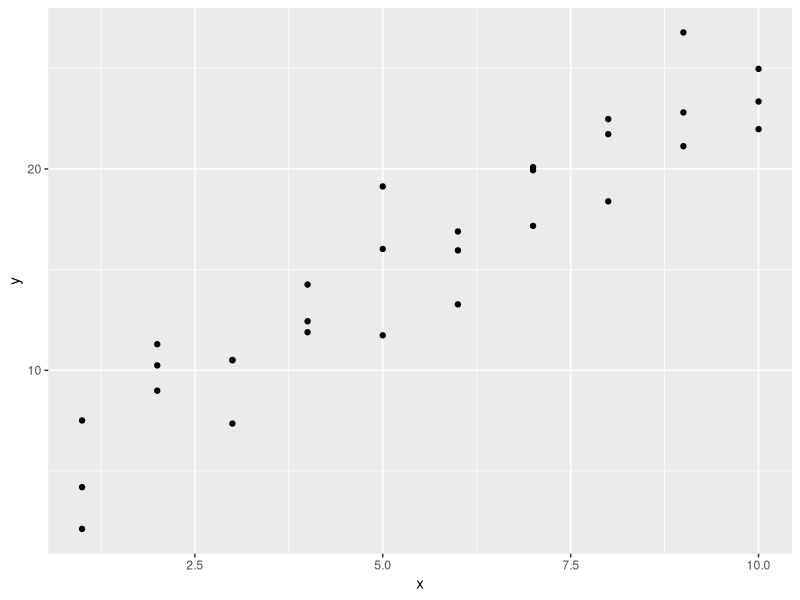
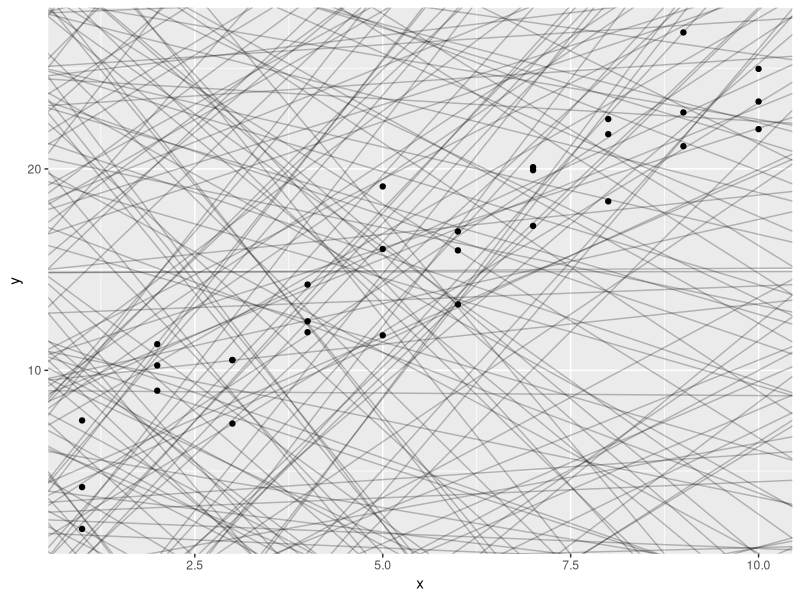
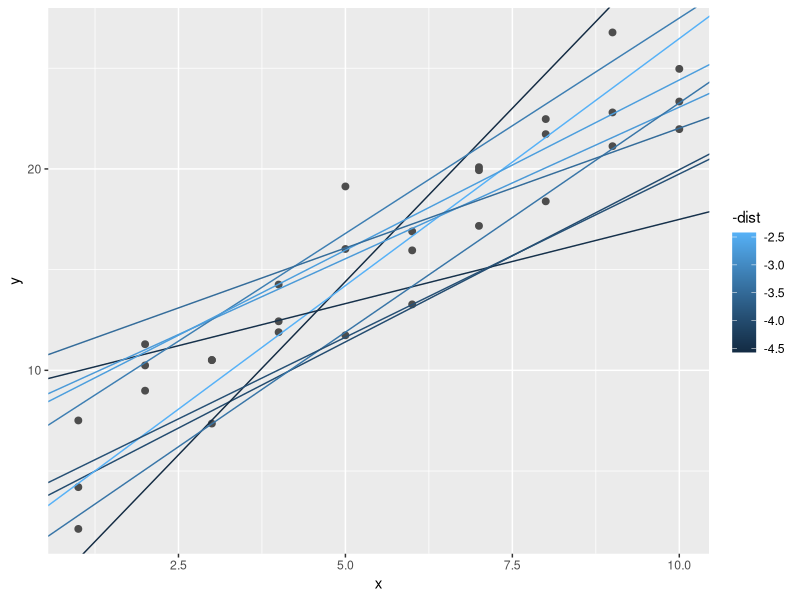
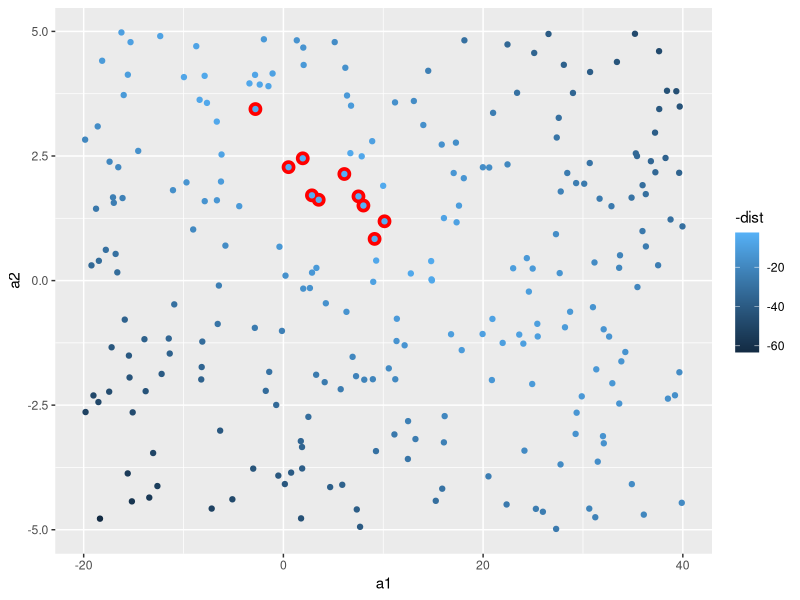
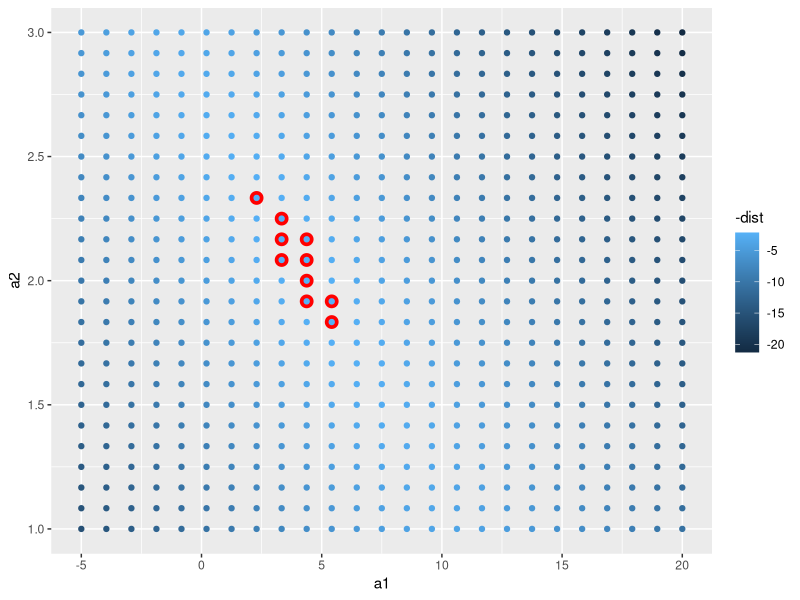
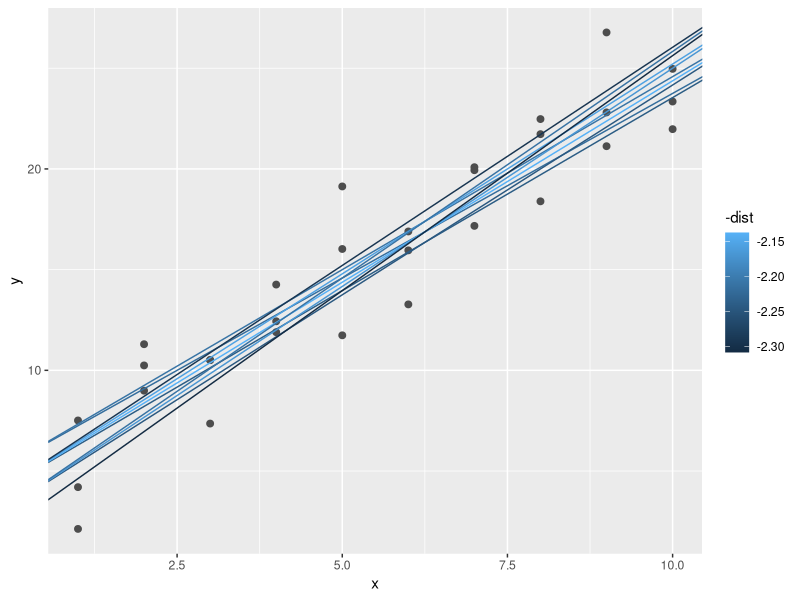
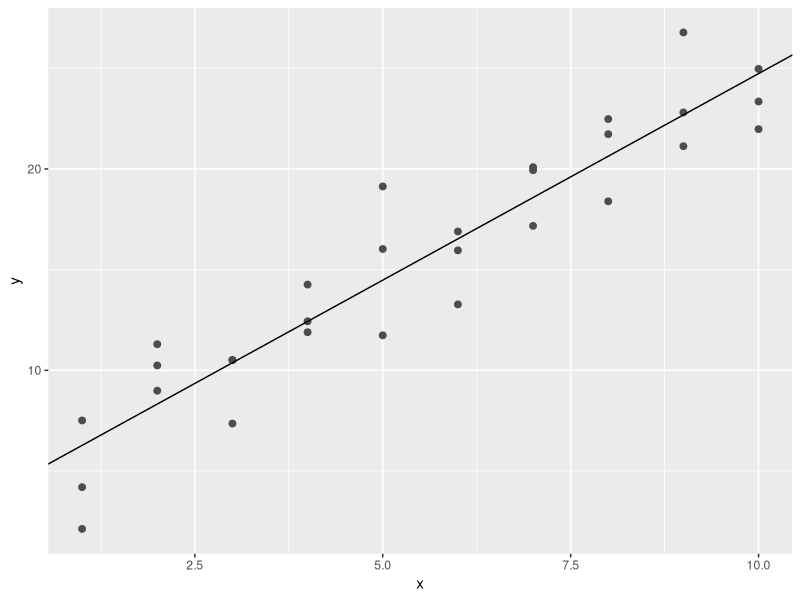
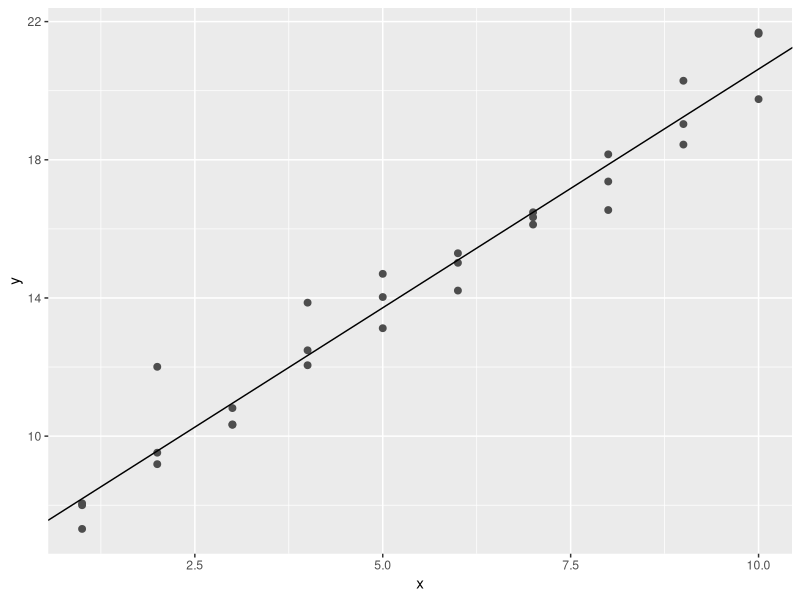

Recreate these plots in R, in order.
# The goal of a model is to provide a simple low-dimensional summary of a dataset. 
# For hypothesis generation we focus on partition data into patterns and residuals
# In EDA models are compared with each other to see which works best through observation
# In Confirmatory Data Analysis previously formulated models are compared to the data (that was held out in the EDA).

# Two steps to modelling:

# 1. Define a family of models (e.g. y = a_1 * x + a_2, y = a_1 * x ^ a_2, or y = a_1 * a_2 ^ x, 
#    where x and y are known parts of the data and a_1 and a_2 are parameters).
# 2. Fitting of the model: find the model from the family that best describes your data (e.g. y = 3 * x + 7)

# All models are wrong, but some are useful. George Box

library(tidyverse)

library(modelr)
options(na.action = na.warn)

?sim1
ggplot(sim1, aes(x, y)) + 
  geom_point()

# y = a_0 + a_1 * x

models <- tibble(
  a1 = runif(250, -20, 40),
  a2 = runif(250, -5, 5)
)

ggplot(sim1, aes(x, y)) + 
  geom_abline(aes(intercept = a1, slope = a2), data = models, alpha = 1/4) +
  geom_point() 

?geom_abline

View(sim1)

model1 <- function(a, data) {
  a[1] + data$x * a[2]
}

model1(c(7, 1.5), sim1)
sim1$y - model1(c(7, 1.5), sim1)

# can we collapse it into one value?

# root-mean-squared deviation

measure_distance <- function(mod, data) {
  diff <- data$y - model1(mod, data)
  sqrt(mean(diff ^ 2))
}

measure_distance(c(7, 1.5), sim1)

# let's evaluate all the models above

# helper function to press generated variables into a vector of length 2
sim1_dist <- function(a1, a2) {
  measure_distance(c(a1, a2), sim1)
}

# we are using purrr to deal with managing input and output
models <- models %>% 
  mutate(dist = purrr::map2_dbl(a1, a2, sim1_dist))

# let's visualise
ggplot(sim1, aes(x, y)) + 
  geom_point(size = 2, colour = "grey30") + 
  geom_abline(
    aes(intercept = a1, slope = a2, colour = -dist), 
    data = filter(models, rank(dist) <= 10)
  )

# we do not necessarily see the data

ggplot(models, aes(a1, a2)) +
  geom_point(data = filter(models, rank(dist) <= 10), size = 4, colour = "red") +
  geom_point(aes(colour = -dist))

# is there a better way than just picking variables randomly?

# grid-search!

?expand.grid
View(expand.grid(a1 = seq(-5, 20, length = 25), a2 = seq(1, 3, length = 25)))

grid <- expand.grid(
  a1 = seq(-5, 20, length = 25),
  a2 = seq(1, 3, length = 25)) %>% 
  mutate(dist = purrr::map2_dbl(a1, a2, sim1_dist))

grid %>% 
  ggplot(aes(a1, a2)) +
  geom_point(data = filter(grid, rank(dist) <= 10), size = 4, colour = "red") +
  geom_point(aes(colour = -dist)) 

# looking at the best models vs. data

ggplot(sim1, aes(x, y)) + 
  geom_point(size = 2, colour = "grey30") + 
  geom_abline(
    aes(intercept = a1, slope = a2, colour = -dist), 
    data = filter(grid, rank(dist) <= 10)
  )

# you could manually make the grid finer and finer, but there is a better way

# Quasi-Newton search
best <- optim(c(0, 0), measure_distance, data = sim1, method = "BFGS")
best$par

# Nelder-Mead search 
best <- optim(c(0, 0), measure_distance, data = sim1)
best$par

# don't worry to much about optim now (you are not a stats expert), the intuition suffices
# anyway, let's visualise

ggplot(sim1, aes(x, y)) + 
  geom_point(size = 2, colour = "grey30") + 
  geom_abline(intercept = best$par[1], slope = best$par[2])

# optim can be used for everything you can write a distance function for

# special case linear model
# y = a_1 + a_2 * x_1 + a_3 * x_2 + ... + a_n * x_(n - 1)
?lm
# y ~ x is translated by lm to y = a_1 + a_2 * x
im1_mod <- lm(y ~ x, data = sim1)
sim1_mod <- lm(y ~ x, data = sim1)
coef(sim1_mod)
# lm is faster than optim but only works for linear models

# EXERCISE
# One downside of the linear model is that it is sensitive to unusual values because the distance incorporates a squared term. Fit a linear model to the simulated data below, and visualise the results. Rerun a few times to generate different simulated datasets. What do you notice about the model?

sim1a <- tibble(
  x = rep(1:10, each = 3),
  y = x * 1.5 + 6 + rt(length(x), df = 2)
)





# solution help
sim1a_mod <- lm(y ~ x, data = sim1a)
coef(sim1_mod)
ggplot(sim1a, aes(x, y)) + 
  geom_point(size = 2, colour = "grey30") + 
  geom_abline(intercept = coef(sim1a_mod)[1], slope = coef(sim1a_mod)[2])

?runif
?rt
tibble(
  x = seq(-5, 5, length.out = 100),
  normal = dnorm(x),
  student_t = dt(x, df = 2)
) %>%
  gather(distribution, density, -x) %>%
  ggplot(aes(x = x, y = density, colour = distribution)) +
  geom_line()

sim1a_loess <- loess(y ~ x, data = sim1a)
grid_loess <- sim1a %>%
  add_predictions(sim1a_loess)

ggplot(sim1a, aes(x, y)) + 
  geom_point(size = 2, colour = "grey30") + 
  geom_abline(intercept = coef(sim1a_mod)[1], slope = coef(sim1a_mod)[2], colour = "blue") +
  geom_line(aes(x = x, y = pred), data = grid_loess, colour = "red")

# Visualising models using predictions and residuals

grid <- sim1 %>% 
  data_grid(x) 
grid

grid <- grid %>% 
  add_predictions(sim1_mod) 
grid

# more complex than abline, but more general!
ggplot(sim1, aes(x)) +
  geom_point(aes(y = y)) +
  geom_line(aes(y = pred), data = grid, colour = "red", size = 1)

sim1 <- sim1 %>% 
  add_residuals(sim1_mod)
sim1

ggplot(sim1, aes(resid)) + 
  geom_freqpoly(binwidth = 0.5)


ggplot(sim1, aes(x, resid)) + 
  geom_ref_line(h = 0) +
  geom_point() 

# EXERCISE
# Instead of using lm() to fit a straight line, you can use loess() to fit a smooth curve. Repeat the process of model fitting, grid generation, predictions, and visualisation on sim1 using loess() instead of lm(). How does the result compare to geom_smooth()